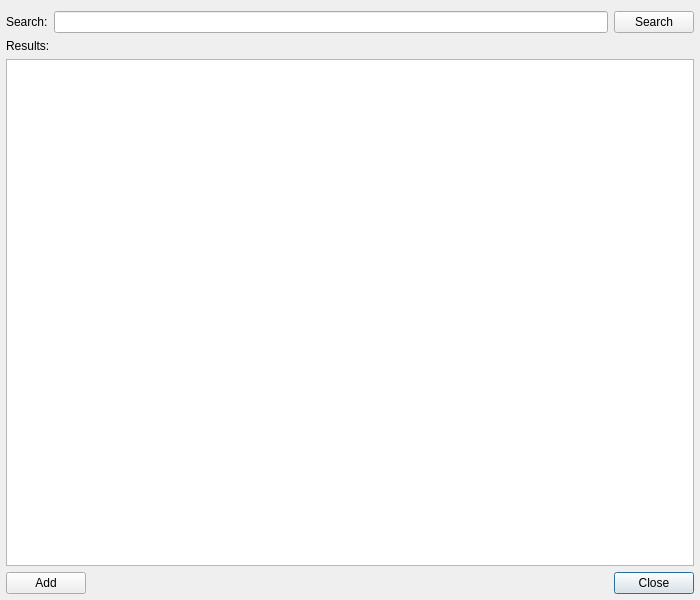
<?xml version="1.0" encoding="UTF-8"?>
<ui version="4.0">
 <class>YoutubeWindow</class>
 <widget class="QDialog" name="YoutubeWindow">
  <property name="geometry">
   <rect>
    <x>0</x>
    <y>0</y>
    <width>700</width>
    <height>600</height>
   </rect>
  </property>
  <property name="windowTitle">
   <string>YouTube Search</string>
  </property>
  <layout class="QGridLayout" name="gridLayout">
   <property name="leftMargin">
    <number>6</number>
   </property>
   <property name="rightMargin">
    <number>6</number>
   </property>
   <property name="bottomMargin">
    <number>6</number>
   </property>
   <item row="5" column="2">
    <widget class="QDialogButtonBox" name="buttonClose">
     <property name="standardButtons">
      <set>QDialogButtonBox::Close</set>
     </property>
    </widget>
   </item>
   <item row="5" column="0">
    <widget class="QPushButton" name="buttonAdd">
     <property name="text">
      <string>Add</string>
     </property>
    </widget>
   </item>
   <item row="0" column="0" colspan="3">
    <layout class="QHBoxLayout" name="horizontalLayout">
     <item>
      <widget class="QLabel" name="labelSearch">
       <property name="text">
        <string>Search:</string>
       </property>
      </widget>
     </item>
     <item>
      <widget class="QLineEdit" name="textSearch"/>
     </item>
     <item>
      <widget class="QPushButton" name="buttonSearch">
       <property name="text">
        <string>Search</string>
       </property>
      </widget>
     </item>
    </layout>
   </item>
   <item row="1" column="0" colspan="3">
    <widget class="QLabel" name="labelResults">
     <property name="text">
      <string>Results:</string>
     </property>
    </widget>
   </item>
   <item row="2" column="0" colspan="3">
    <widget class="QListWidget" name="listResults">
     <property name="lineWidth">
      <number>0</number>
     </property>
    </widget>
   </item>
   <item row="5" column="1">
    <widget class="QLabel" name="labelState">
     <property name="text">
      <string>&lt;state&gt;</string>
     </property>
     <property name="indent">
      <number>-13</number>
     </property>
    </widget>
   </item>
  </layout>
 </widget>
 <tabstops>
  <tabstop>textSearch</tabstop>
  <tabstop>buttonSearch</tabstop>
  <tabstop>listResults</tabstop>
  <tabstop>buttonAdd</tabstop>
  <tabstop>buttonClose</tabstop>
 </tabstops>
 <resources/>
 <connections/>
</ui>
